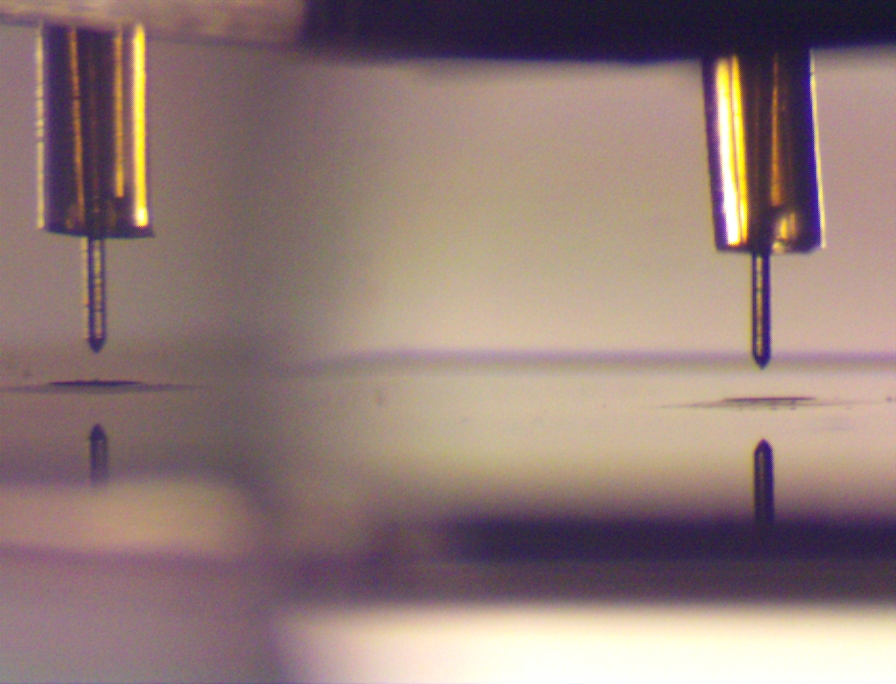
#> input picture image.jpg, 896 x 684 px
$ python check_alignment.py
#> lines starting #> are read from the running program, lines starting #| are printed output that depends on the picture; after the words box and inside, x2 and y2 are one past the last pixel; in counts of white or black regions, pixels touching at a corner belong together; long printed decimals are rounded
import cv2
import numpy as np
from sklearn.linear_model import LinearRegression
from scipy import stats
import warnings
import configparser

from matplotlib import pyplot as plt

config = configparser.ConfigParser()


filename = "image.jpg"
img = cv2.imread(filename)
#> img is the input picture: shape (684, 896, 3); mean B, G, R 119.9, 123.5, 145.9
gray = cv2.cvtColor(img, cv2.COLOR_BGR2GRAY)


def find_angle(gray, y0, y1, x0, x1, min_val=30, max_val=100, outlier_threshold=5):
#> called with y0 = 255, y1 = 350, x0 = 725, x1 = 800, min_val = 30, max_val = 100, outlier_threshold = 5
    gray = gray[y0:y1, x0:x1]  # Crop
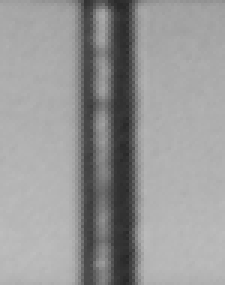
#> gray: shape (95, 75) (shown 3 times larger); min 38, max 190, mean 151.2

    # image = cv2.GaussianBlur(gray, (0, 0), 3)
    # gray = cv2.

    gray = cv2.GaussianBlur(gray, (5, 5), 0)

    edges = cv2.Canny(gray, min_val, max_val)  # Get edges
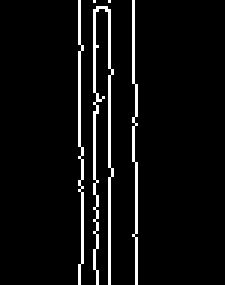
#> edges: shape (95, 75) (shown 3 times larger); 5.4% white in thin lines or dots, all inside (x1, y1, x2, y2) = (26, 0, 46, 95)

    cv2.imshow('blurred', gray)
    cv2.imshow('edges', edges)
    cv2.resizeWindow('blurred', 800, 800)
    cv2.resizeWindow('edges', 800, 800)
    cv2.waitKey(0)

    edge = np.argmax(edges, axis=1)  # Get left edge
#> edge = 95 values, max 27 at index 15, min 26 at index 0, mean 26.39

    # [6 lines of commented-out code are left out]

    x = np.arange(0, len(edge), dtype=np.uint16)  # y-pixel values for regression
#> x = 95 values from 0 to 94

    plt.plot(x, edge, 'o')

    model = LinearRegression()
    model.fit(x.reshape((-1, 1)), edge.reshape((-1, 1)))
    plt.plot(x, model.predict(x.reshape((-1, 1))).flatten())

    return np.degrees(np.arctan(model.coef_))


print(find_angle(gray, 255, 350, 725, 800))
#| [[0.5678]]
print(find_angle(gray, 240, 335, 50, 125))
#> call 2 of find_angle, with y0 = 240, y1 = 335, x0 = 50, x1 = 125, min_val = 30, max_val = 100, outlier_threshold = 5
#> in find_angle (call 2), `gray = gray[y0:y1, x0:x1]`:
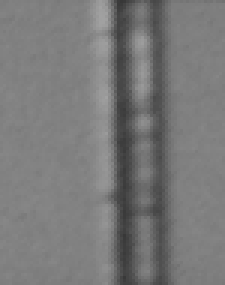
#> gray: shape (95, 75) (shown 3 times larger); min 55, max 161, mean 121
#> in find_angle (call 2), `edges = cv2.Canny(gray, min_val, max_val)`:
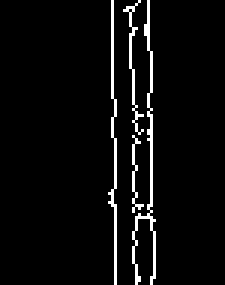
#> edges: shape (95, 75) (shown 3 times larger); 4.5% white in thin lines or dots, all inside (x1, y1, x2, y2) = (36, 0, 52, 95)
#> in find_angle (call 2), `edge = np.argmax(edges, axis=1)`: edge = 95 values, max 38 at index 33, min 36 at index 64, mean 37.49
#| [[0.7298]]
print(find_angle(gray, 70, 250, 680, 830))
#> call 3 of find_angle, with y0 = 70, y1 = 250, x0 = 680, x1 = 830, min_val = 30, max_val = 100, outlier_threshold = 5
#> in find_angle (call 3), `gray = gray[y0:y1, x0:x1]`:
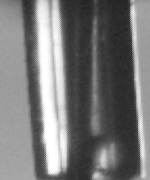
#> gray: shape (180, 150); min 34, max 255, mean 119.9
#> in find_angle (call 3), `edges = cv2.Canny(gray, min_val, max_val)`:
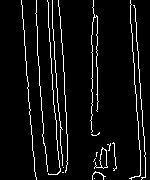
#> edges: shape (180, 150); 6.1% white in thin lines or dots, all inside (x1, y1, x2, y2) = (21, 0, 146, 180)
#> in find_angle (call 3), `edge = np.argmax(edges, axis=1)`: edge = 180 values, max 36 at index 177, min 21 at index 0, mean 27.93
#> in find_angle (call 3), `x = np.arange(0, len(edge), dtype=np.uint16)`: x = 180 values from 0 to 179
#| [[4.481]]

plt.show()
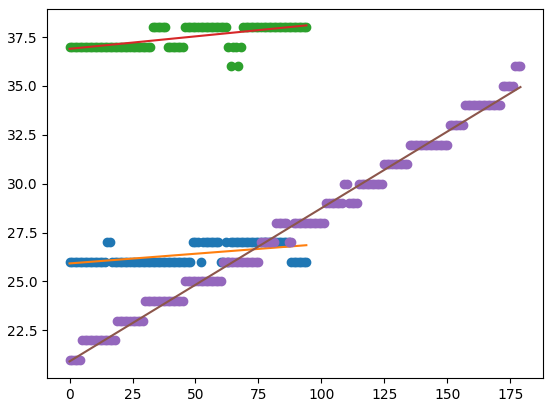
#> figure drawn by matplotlib, 1 panel; curve peaks at x = 15, y = 27; curve peaks at x = 94, y = 26.86; curve peaks at x = 33, y = 38
